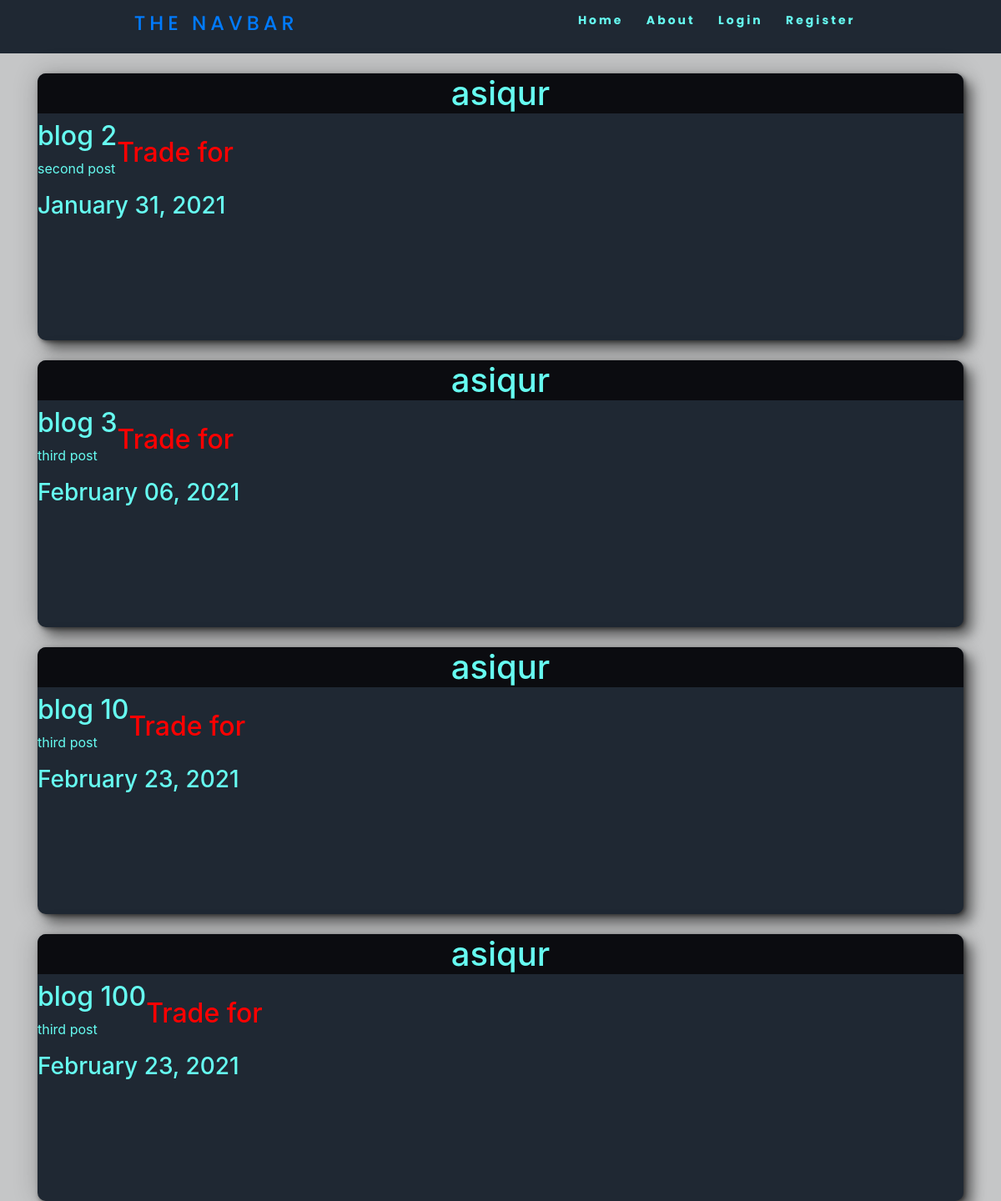
The page / on the database its author committed.
### front/models.py (models this page shows, shortened)
class Post(models.Model):
    title = models.CharField(max_length=100)
    content = models.TextField()
    date_posted = models.DateTimeField(default=timezone.now)
    author = models.ForeignKey(User, on_delete=models.CASCADE)

### front/views.py (the view)
# urls.py: path('', views.home, name = 'front'),
def home(request):
    postings = {
        'listings' : Post.objects.all()
    }
    return render(request, 'front/front.html',  postings)

### front/templates/front/front.html (shortened to what this page needs)
{% extends "front/base.html" %}
{% block content %}
    {% for listings in listings %}
        <article id="post">
            <h1>{{listings.author}}</h1>
            <div id="flex">
                <div id="first">
                    <h2>{{ listings.title}}</h2>
                    <p>{{listings.content}}</p>
                </div>
                <div id="swap">
                    <h2>Trade for</h2>
                </div>
            </div>
            <h3>{{listings.date_posted|date:"F d, Y" }}</h3>
        </article>
    {% endfor %}
{% endblock content %}

### front/static/front/base.css (style rules this page uses)
* { margin: 0px; padding: 0px; box-sizing: border-box; }
body { background-color: #c5c6c7; }
#post { background-color: #1f2833; margin-top: 3vh; height: 40vh; overflow: hidden; color: #66FCf1; border-radius: 10px; box-shadow: 2px 2px 5px rgba(0,0,0,0.5), 10px 10px 15px rgba(0,0,0,0.5), -1px -1px 30px rgba(0,0,0,0.2); }
#flex { display: flex; }
#swap { display: flex; align-items: center; color: red; }
#post h1 { position: relative; text-align: center; background-color: #0b0c10; }

### rows shown on the page
Post: author "asiqur", title "blog 2", content "second post", date_posted "January 31, 2021"
Post: author "asiqur", title "blog 3", content "third post", date_posted "February 06, 2021"
Post: author "asiqur", title "blog 10", content "third post", date_posted "February 23, 2021"
Post: author "asiqur", title "blog 100", content "third post", date_posted "February 23, 2021"
